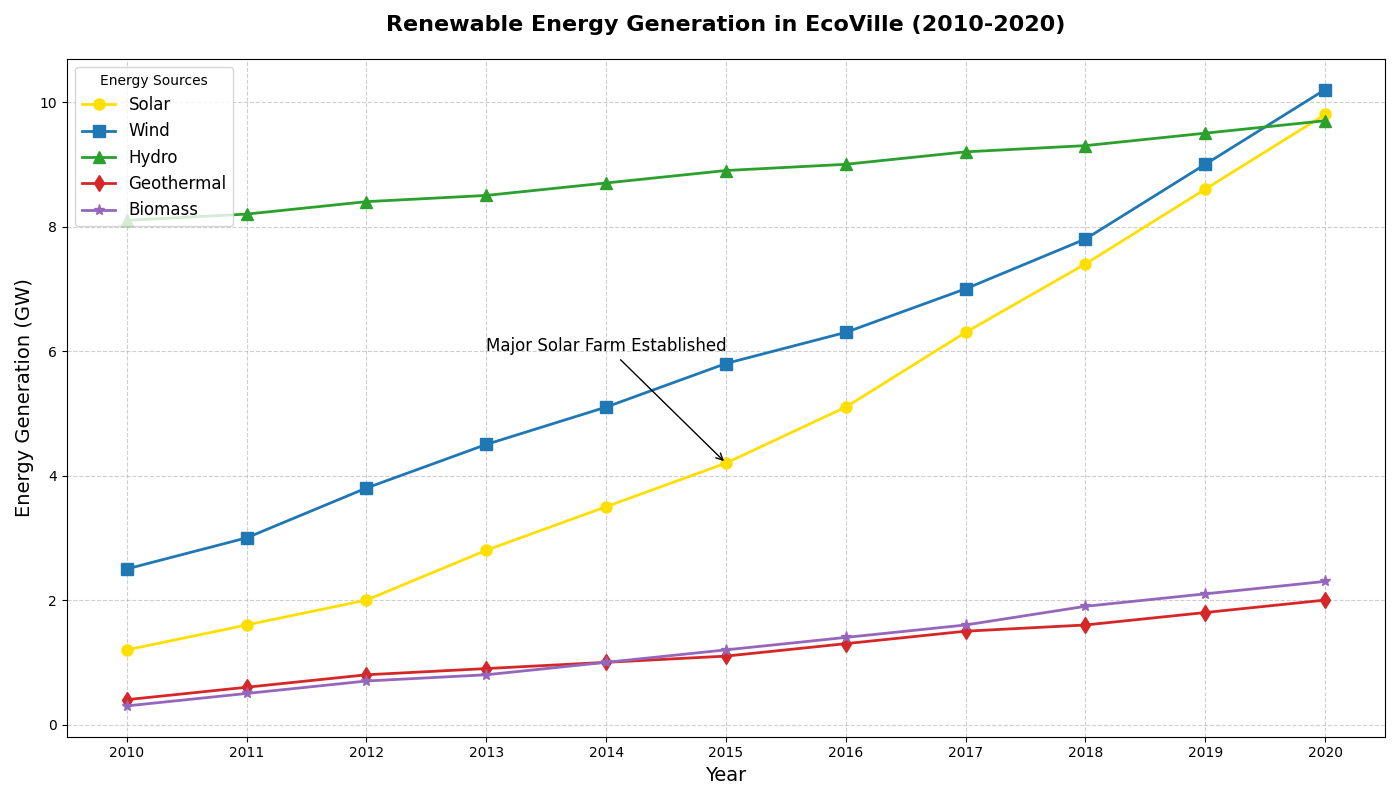

Source code (Python):
import matplotlib.pyplot as plt
import numpy as np

# Years from 2010 to 2020
years = np.arange(2010, 2021)

# Renewable energy generation values in GW
solar = [1.2, 1.6, 2.0, 2.8, 3.5, 4.2, 5.1, 6.3, 7.4, 8.6, 9.8]
wind = [2.5, 3.0, 3.8, 4.5, 5.1, 5.8, 6.3, 7.0, 7.8, 9.0, 10.2]
hydro = [8.1, 8.2, 8.4, 8.5, 8.7, 8.9, 9.0, 9.2, 9.3, 9.5, 9.7]
geothermal = [0.4, 0.6, 0.8, 0.9, 1.0, 1.1, 1.3, 1.5, 1.6, 1.8, 2.0]
biomass = [0.3, 0.5, 0.7, 0.8, 1.0, 1.2, 1.4, 1.6, 1.9, 2.1, 2.3]

# Colors for each energy source
colors = ['#ffdf00', '#1f77b4', '#2ca02c', '#d62728', '#9467bd']

# Create the figure and axis
fig, ax = plt.subplots(figsize=(14, 8))

# Plot each energy source with distinct styles
ax.plot(years, solar, label='Solar', color=colors[0], marker='o', linestyle='-', linewidth=2, markersize=8)
ax.plot(years, wind, label='Wind', color=colors[1], marker='s', linestyle='-', linewidth=2, markersize=8)
ax.plot(years, hydro, label='Hydro', color=colors[2], marker='^', linestyle='-', linewidth=2, markersize=8)
ax.plot(years, geothermal, label='Geothermal', color=colors[3], marker='d', linestyle='-', linewidth=2, markersize=8)
ax.plot(years, biomass, label='Biomass', color=colors[4], marker='*', linestyle='-', linewidth=2, markersize=8)

# Customize the plot
ax.set_title("Renewable Energy Generation in EcoVille (2010-2020)", fontsize=16, fontweight='bold', pad=20)
ax.set_xlabel("Year", fontsize=14)
ax.set_ylabel("Energy Generation (GW)", fontsize=14)
ax.set_xticks(years)
ax.legend(title='Energy Sources', fontsize=12, loc='upper left')

# Adding grid for better readability
ax.grid(True, linestyle='--', alpha=0.6)

# Annotate significant event: Major solar farm established in 2015
ax.annotate('Major Solar Farm Established', xy=(2015, 4.2), xytext=(2013, 6),
             arrowprops=dict(facecolor='black', arrowstyle='->'), fontsize=12)

# Adjust the layout to prevent overlap
plt.tight_layout()

# Display the plot
plt.show()
